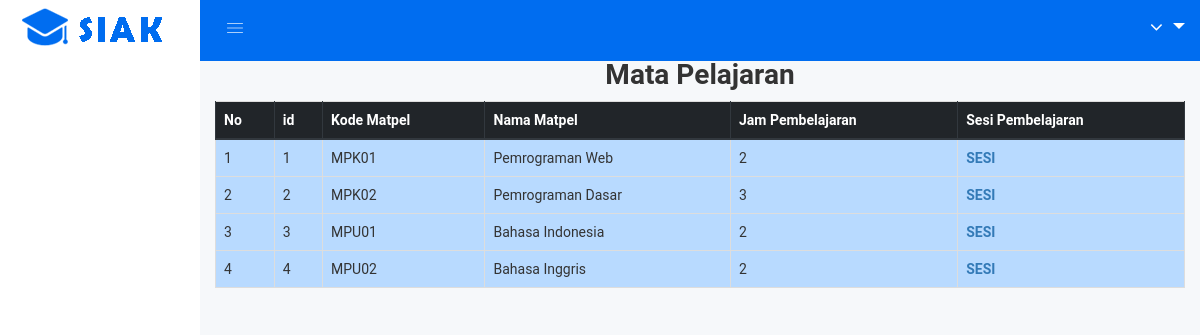
The app's page /index.php/c_matpel, older data.
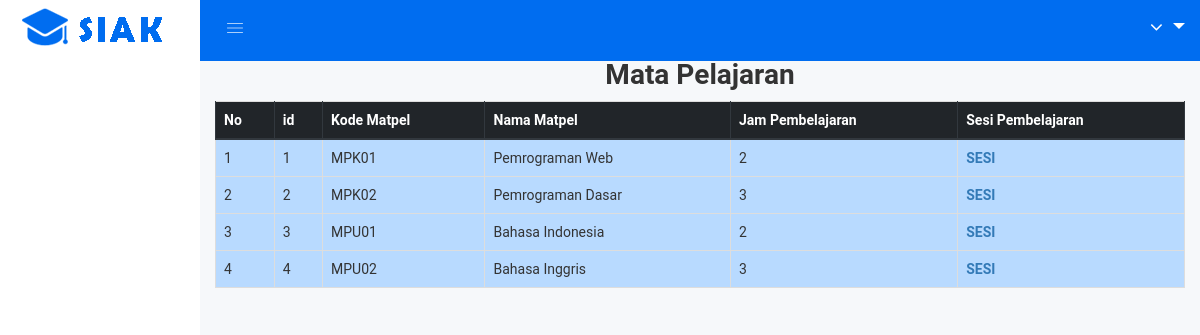
The same page, newer data.
### tables this page shows
CREATE TABLE IF NOT EXISTS `mata_pelajaran` (
  `id` tinyint(1) NOT NULL AUTO_INCREMENT,
  `kd_Mapel` char(10) NOT NULL,
  `Nama_Mapel` varchar(100) NOT NULL,
  `Jam_Pembelajaran` tinyint(1) UNSIGNED NOT NULL,
  PRIMARY KEY (`id`),
  UNIQUE KEY `kd_Mapel` (`kd_Mapel`) USING BTREE
);

### application/controllers/C_matpel.php (called while the page is built, shortened)
<?php
class C_matpel extends CI_Controller {
public function index()
  {
      $this->load->model('M_Mata_Pelajaran');
      $data['mata_pelajaran'] = $this->M_Mata_Pelajaran->getAll()->result();
      $this->load->view('V_Mata_Pelajaran/V_matpelList', $data);
  }
}

### index.php (called while the page is built, shortened)
<?php
require_once BASEPATH.'core/CodeIgniter.php';

### application/models/M_Mata_Pelajaran.php (called while the page is built, shortened)
<?php
class M_Mata_Pelajaran extends CI_Model {
  public function getAll()
  {
    $this->db->select('*');
    $this->db->from('mata_pelajaran');
    return  $this->db->get();
  }
}
?>

### application/views/V_Mata_Pelajaran/V_matpelList.php (the view, shortened to what this page needs)
<!doctype html>
<html class="no-js" lang="en">
<head>
    <?php $this->load->view('head.php') ?>
</head>
<body>
    <?php $this->load->view('navbar_kiri'); ?>
    <div class="all-content-wrapper">
        <?php
          $this->load->view('logo.php');
          $this->load->view('header.php');
        ?>
            <div class="container-fluid">
                <div class="row">
                    <div class="col-lg-12 col-md-12 col-sm-12 col-xs-12">
                      <h1 align ="center">Mata Pelajaran</h1>
                      <table class="table table-bordered table-hover" align ="center">
                        <thead class="thead-dark">
                            <tr>
                              <th>No</th>
                              <th>id</th>
                              <th>Kode Matpel</th>
                              <th>Nama Matpel</th>
                              <th>Jam Pembelajaran</th>
                              <th>Sesi Pembelajaran</th>
                            </tr>
                        </thead>
                        <tbody>
                        <?php $no = 1; foreach ($mata_pelajaran as $column) { ?>
                          <tr class="table-primary">
                            <td><?php echo $no; ?></td>
                            <td><?php echo $column->id; ?></td>
                            <td><?php echo $column->kd_Mapel; ?></td>
                            <td><?php echo $column->Nama_Mapel; ?></td>
                            <td><?php echo $column->Jam_Pembelajaran; ?></td>
                             <th>
                                <a href="<?php echo site_url('C_matpel/sesi/'.($column->kd_Mapel)); ?>">SESI</a>
                            </th>
                          </tr>
                        <?php
                          $no++;
                          }
                        ?>
                        </tbody>
                      </table>
                </div>
            </div>
        </div>
    </div>
</body>
</html>

### application/views/head.php (shortened to what this page needs)
<link rel="stylesheet" href="<?php echo base_url(); ?>assets/bootstrap-4.1.3/css/bootstrap.min.css">
<link rel="stylesheet" href="<?php echo base_url(); ?>assets/css/bootstrap.min.css">
<link rel="stylesheet" href="<?php echo base_url(); ?>assets/css/font-awesome.min.css">
<link rel="stylesheet" href="<?php echo base_url(); ?>assets/css/owl.carousel.css">
<link rel="stylesheet" href="<?php echo base_url(); ?>assets/css/owl.theme.css">
<link rel="stylesheet" href="<?php echo base_url(); ?>assets/css/owl.transitions.css">
<link rel="stylesheet" href="<?php echo base_url(); ?>assets/css/animate.css">
<link rel="stylesheet" href="<?php echo base_url(); ?>assets/css/normalize.css">
<link rel="stylesheet" href="<?php echo base_url(); ?>assets/css/meanmenu.min.css">
<link rel="stylesheet" href="<?php echo base_url(); ?>assets/css/main.css">
<link rel="stylesheet" href="<?php echo base_url(); ?>assets/css/educate-custon-icon.css">
<link rel="stylesheet" href="<?php echo base_url(); ?>assets/css/morrisjs/morris.css">
<link rel="stylesheet" href="<?php echo base_url(); ?>assets/css/scrollbar/jquery.mCustomScrollbar.min.css">
<link rel="stylesheet" href="<?php echo base_url(); ?>assets/css/metisMenu/metisMenu.min.css">
<link rel="stylesheet" href="<?php echo base_url(); ?>assets/css/metisMenu/metisMenu-vertical.css">
<link rel="stylesheet" href="<?php echo base_url(); ?>assets/css/calendar/fullcalendar.min.css">
<link rel="stylesheet" href="<?php echo base_url(); ?>assets/css/calendar/fullcalendar.print.min.css">
<link rel="stylesheet" href="<?php echo base_url(); ?>style.css">
<link rel="stylesheet" href="<?php echo base_url(); ?>assets/css/responsive.css">

### application/views/navbar_kiri.php (shortened to what this page needs)
<div class="left-sidebar-pro">
    <nav id="sidebar" class="">
        <div class="sidebar-header">
            <a href="<?php echo site_url('Home_Siswa'); ?>"><img class="main-logo" src="<?php echo base_url(); ?>assets/img/logo/logo.png" alt="" /></a>
        </div>
        <div class="left-custom-menu-adp-wrap comment-scrollbar">
        </div>
    </nav>
</div>

### application/views/logo.php
<div class="container-fluid">
    <div class="row">
        <div class="col-lg-12 col-md-12 col-sm-12 col-xs-12">
            <div class="logo-pro">
                <a href="<?php echo site_url('Home_Siswa'); ?>"><img class="main-logo" src="<?php echo base_url(); ?>assets/img/logo/logo.png" alt="" /></a>
            </div>
        </div>
    </div>
</div>

### application/views/header.php (shortened to what this page needs)
<div class="header-advance-area fixed-top" style="position: sticky">
    <div class="header-top-area">
        <div class="container-fluid">
            <div class="row">
                <div class="col-lg-12 col-md-12 col-sm-12 col-xs-12">
                    <div class="header-top-wraper">
                        <div class="row">
                            <div class="col-lg-1 col-md-0 col-sm-1 col-xs-12">
                                <div class="menu-switcher-pro">
                                    <button type="button" id="sidebarCollapse" class="btn bar-button-pro header-drl-controller-btn btn-info navbar-btn">
                                            <i class="educate-icon educate-nav"></i>
                                        </button>
                                </div>
                            </div>
                            <div class="col-lg-6 col-md-7 col-sm-6 col-xs-12">
                            </div>
                            <div class="col-lg-5 col-md-5 col-sm-12 col-xs-12">
                                <div class="header-right-info">
                                    <ul class="nav navbar-nav mai-top-nav header-right-menu">
                                        <li class="nav-item dropdown">
                                            <a href="#" data-toggle="dropdown" role="button" aria-expanded="false" class="nav-link dropdown-toggle">
                                                    <i class="fa fa-angle-down edu-icon edu-down-arrow"></i>
                                            </a>
                                        </li>
                                    </ul>
                                </div>
                            </div>
                        </div>
                    </div>
                </div>
            </div>
        </div>
      </div>
</div>

### assets/css/main.css (style rules this page uses)
html { color: #222; font-size: 1em; line-height: 1.4; }
audio, canvas, iframe, img, svg, video { vertical-align: middle; }

Row changes from the older to the newer data that the page shows:
changed mata_pelajaran "MPU02": Jam_Pembelajaran "2" → "3"
